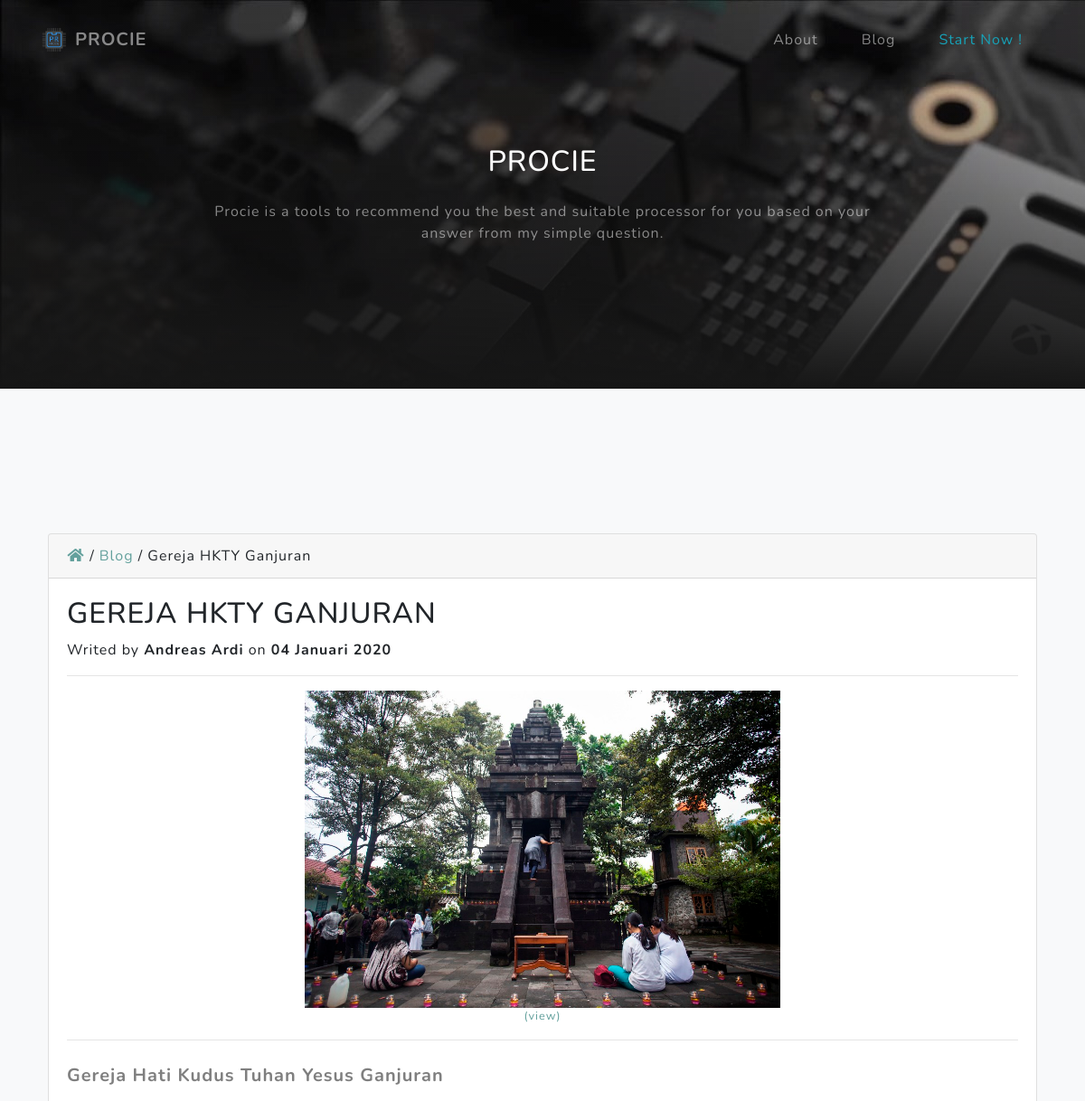
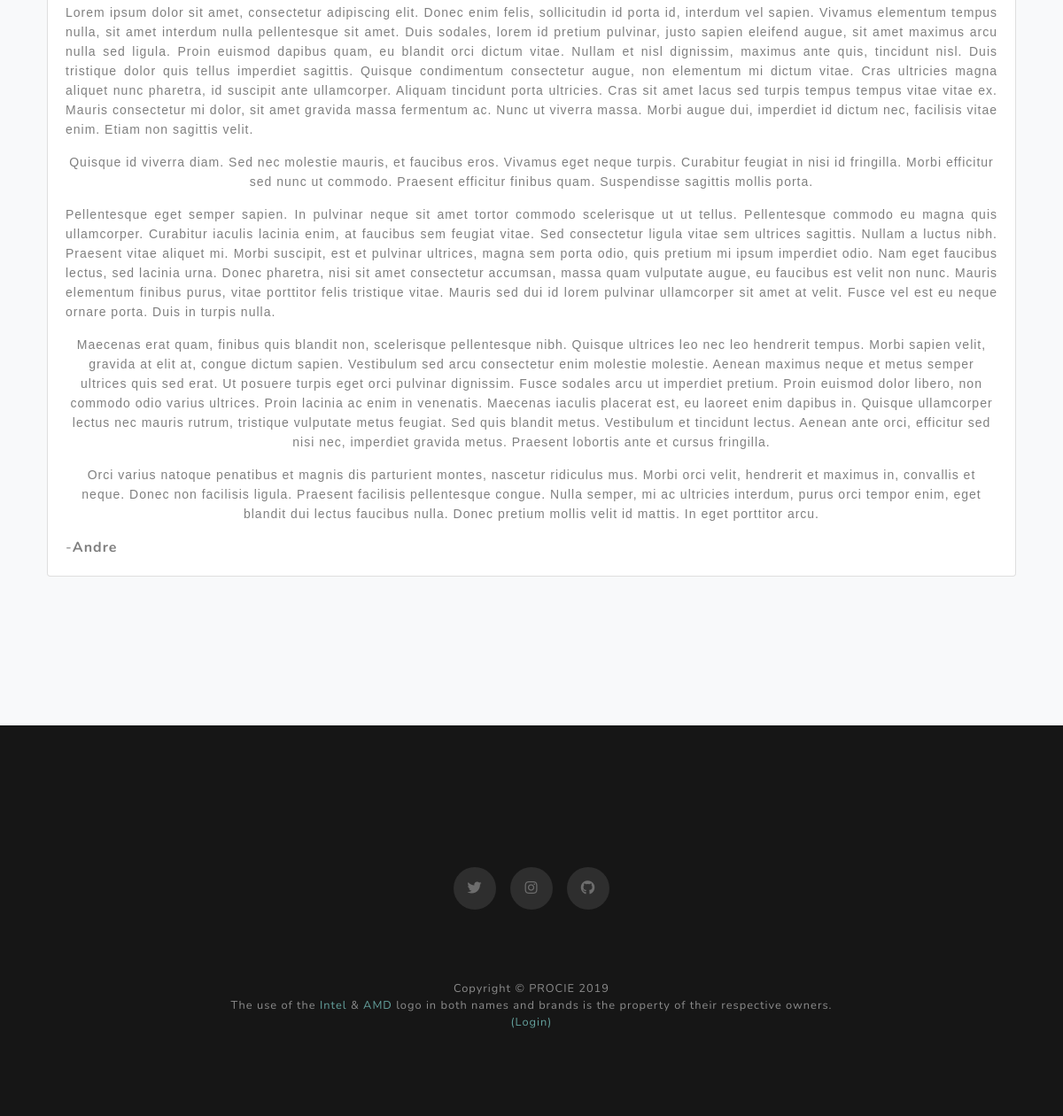
The app's page /blog/read/gereja-hkty-ganjuran with its own data (2 pictures, top to bottom).
### tables this page shows
CREATE TABLE `content_article` (
  `id` int(11) NOT NULL,
  `judul` varchar(128) NOT NULL,
  `isi` mediumtext NOT NULL,
  `gambar` varchar(128) DEFAULT NULL,
  `video` varchar(128) DEFAULT NULL,
  `penulis_id` int(11) NOT NULL,
  `tgl_buat` timestamp NOT NULL DEFAULT CURRENT_TIMESTAMP,
  `tgl_ubah` timestamp NOT NULL DEFAULT CURRENT_TIMESTAMP ON UPDATE CURRENT_TIMESTAMP,
  `status` int(1) NOT NULL DEFAULT '0',
  `slug` varchar(128) NOT NULL,
  `editor_id` int(11) DEFAULT NULL
);

CREATE TABLE `user` (
  `id` int(11) NOT NULL,
  `name` varchar(128) NOT NULL,
  `email` varchar(128) NOT NULL,
  `img` varchar(128) NOT NULL DEFAULT 'default.png',
  `password` varchar(256) NOT NULL,
  `role_id` int(11) NOT NULL,
  `date_created` int(11) NOT NULL,
  `status` tinyint(1) NOT NULL,
  `token` varchar(128) NOT NULL,
  `phone_number` varchar(15) DEFAULT NULL,
  `address` varchar(128) DEFAULT NULL
);

### application/controllers/Blog.php (called while the page is built, shortened)
<?php
class Blog extends CI_Controller
{
	public function __construct()
	{
		$this->load->model('homeBlog_model', 'hB');
		$this->load->helper('tanggal-indo');
		$this->load->helper('limitword');
	}
	public function read($slug)
	{
		$data['appname'] = 'PROCIE';
		$tmp = $this->hB->getArticleBySlug($slug);
		$data['title'] = ' | ' . $tmp[0]['judul'];
		$data['arti'] = $tmp[0];
		$this->load->view('home/parts/header', $data);
		$this->load->view('home/parts/navbar', $data);
		$this->load->view('home/blog/read', $data);
		$this->load->view('home/parts/footer', $data);
	}
}

### index.php (called while the page is built, shortened)
<?php
require_once BASEPATH . 'core/CodeIgniter.php';

### application/models/HomeBlog_model.php (called while the page is built, shortened)
<?php
class HomeBlog_model extends CI_Model
{
	public function getArticleBySlug($slug)
	{
		$query = "SELECT `content_article`.*, `user`.`name`
					FROM `content_article` JOIN `user`
					  ON `content_article`.`penulis_id` = `user`.`id`
				   WHERE `content_article`.`slug` = '$slug'
				   LIMIT 1
		";
		return $this->db->query($query)->result_array();
	}
}

### application/helpers/tanggal-indo_helper.php (called while the page is built, shortened)
<?php if (!defined('BASEPATH')) exit('No direct script access allowed');
if (!function_exists('tgl_indo')) {
	function date_indo($tgl)
	{
		$ubah = gmdate($tgl, time() + 60 * 60 * 8);
		$pisah = explode(" ", $ubah);
		$pecah = explode("-", $pisah[0]);
		$tanggal = $pecah[2];
		$bulan = bulan($pecah[1]);
		$tahun = $pecah[0];
		return $tanggal . ' ' . $bulan . ' ' . $tahun;
	}
}
if (!function_exists('bulan')) {
	function bulan($bln)
	{
		switch ($bln) {
			case 1:
				return "Januari";
				break;
		}
	}
}

### application/views/home/blog/read.php (the view, shortened to what this page needs)
<section id="about" class="signup-section text-center" style="background: linear-gradient(to bottom,rgba(22,22,22,.1) 0,rgba(22, 22, 22, 0.71) 75%,#161616 100%),url(/assets/front/img/bg-signup.jpg)">
	<div class="container">
		<div class="row">
			<div class="col-lg-8 mx-auto">
				<h2 class="text-white mb-4">PROCIE</h2>
				<p class="text-white-50 mb-0">
					Procie is a tools to recommend you the best and suitable processor for you based on your answer from my simple question.
				</p>
			</div>
		</div>
	</div>
</section>
<section id="projects" class="projects-section bg-light">
	<div class="container">
		<div class="row">
			<div class="col-lg-12 mb-2">
				<div class="card mx-2">
					<div class="card-header">
						<a href="<?= base_url() ?>"><i class="fas fa-fw fa-home"></i></a> / <a href="<?= base_url('blog') ?>">Blog</a> / <?= $arti['judul'] ?>
					</div>
					<div class="card-body">
						<h2 class="text-uppercase"><?= $arti['judul'] ?></h2>
						<p class="mb-2">
							Writed by <b><?= $arti['name'] ?></b> on <b><?= date_indo($arti['tgl_buat']) ?></b>
						</p>
						<hr>
						<?php
						if ($arti['gambar'] != '' || null) : ?>
							<center class="mb-4">
								<img class="img=thumbnail" src="<?= base_url('assets/img/article/poster/') . $arti['gambar'] ?>" alt="<?= $arti['slug'] ?>-image" width="50%">
								<p class="small">
									<a href="<?= base_url('assets/img/article/poster/') . $arti['gambar'] ?>" target="_blank" rel="noopener noreferrer">(view)</a>
								</p>
								<hr>
							</center>
						<?php else : ?>
							<img class="img-thumbnail" src="http://via.placeholder.com/400x100?text=article+image" alt="" srcset="" width="100%" height="10px">
						<?php endif ?>
						<div class="text-black-50 text-justify  mt-2">
							<?= $arti['isi'] ?> -<b><?= substr($arti['name'], 0, 5) ?></b>
						</div>
					</div>
				</div>
			</div>
		</div>
	</div>
</section>

### application/views/home/parts/Header.php (shortened to what this page needs)
<!DOCTYPE html>
<html lang="en">
<head>
	<link href="<?= base_url() ?>assets/front/vendor/bootstrap/css/bootstrap.min.css" rel="stylesheet">
	<link href="<?= base_url() ?>assets/front/vendor/fontawesome-free/css/all.min.css" rel="stylesheet">
	<link href="<?= base_url() ?>assets/front/css/grayscale.min.css" rel="stylesheet">
</head>
<body id="page-top">

### application/views/home/parts/Navbar.php (shortened to what this page needs)
<nav class="navbar navbar-expand-lg navbar-light fixed-top" id="mainNav">
	<div class="container">
		<img class="mx-auto" src="/assets/logo.png" height="30" alt="logo">
		<a class="navbar-brand js-scroll-trigger ml-2" href="<?= base_url() ?>#page-top"><?= $appname ?></a>
		<div class="collapse navbar-collapse" id="navbarResponsive">
			<ul class="navbar-nav ml-auto">
				<li class="nav-item">
					<a class="nav-link js-scroll-trigger" href="<?= base_url() ?>#about">About</a>
				</li>
				<li class="nav-item">
					<a class="nav-link js-scroll-trigger" href="<?= base_url('blog') ?>">Blog</a>
				</li>
				<li class="nav-item">
					<a class="nav-link text-info" href="<?= base_url('procie') ?>">Start Now !</a>
				</li>
			</ul>
		</div>
	</div>
</nav>

### application/views/home/parts/Footer.php (shortened to what this page needs)
</body>
<section class="contact-section bg-black">
	<div class="social d-flex justify-content-center">
		<a href="https://twitter.com/andreasardinp" class="mx-2">
			<i class="fab fa-twitter"></i>
		</a>
		<a href="https://instagram.com/andreasardinp" class="mx-2">
			<i class="fab fa-instagram"></i>
		</a>
		<a href="https://github.com/andreas0108" class="mx-2">
			<i class="fab fa-github"></i>
		</a>
	</div>
</section>
<footer class="bg-black small text-center text-white-50">
	<div class="container">
		<p class="mb-0">Copyright &copy; <?= $appname ?></a> 2019</p>
		<p class="mb-0">The use of the <a href="https://www.intel.com">Intel</a> & <a href="https://www.amd.com">AMD</a> logo in both names and brands is the property of their respective owners.</p>
		<p class="text-info"><a href="<?= base_url('login') ?>" target="_blank" rel="noopener noreferrer">(Login)</a></p>
	</div>
</footer>
</html>

### records on screen
content_article: judul "Gereja HKTY Ganjuran", judul "GEREJA HKTY GANJURAN", user.name "Andreas Ardi", tgl_buat "04 Januari 2020", gambar (picture), isi "Gereja Hati Kudus Tuhan Yesus Ganjuran Lorem ipsum dolor sit amet, consectetur adipiscing elit. Donec enim felis, sollicitudin id porta id, interdum vel sapien. Vivamus elementum tempus nulla, sit amet interdum nulla pellentesque sit amet. Duis sodales, lorem id pretium pulvinar, justo sapien eleifend augue, sit amet maximus arcu nulla sed ligula. Proin euismod dapibus quam, eu blandit orci dictum vitae. Nullam et nisl dignissim, maximus ante quis, tincidunt nisl. Duis tristique dolor quis tellus imperdiet sagittis. Quisque condimentum consectetur augue, non elementum mi dictum vitae. Cras ultricies magna aliquet nunc pharetra, id suscipit ante ullamcorper. Aliquam tincidunt porta…", user.name "Andre"

### other values on screen
$appname "PROCIE"
